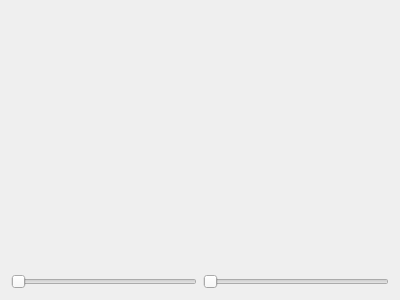
<?xml version="1.0" encoding="UTF-8"?>
<ui version="4.0">
 <class>Video</class>
 <widget class="QWidget" name="Video">
  <property name="geometry">
   <rect>
    <x>0</x>
    <y>0</y>
    <width>400</width>
    <height>300</height>
   </rect>
  </property>
  <property name="windowTitle">
   <string>Video</string>
  </property>
  <layout class="QHBoxLayout" name="horizontalLayout">
   <item>
    <layout class="QGridLayout" name="gridLayout">
     <item row="0" column="0">
      <widget class="QWidget" name="widget_video" native="true"/>
     </item>
     <item row="1" column="0">
      <layout class="QHBoxLayout" name="horizontalLayout_2">
       <item>
        <widget class="QSlider" name="horizontalSlider_volume">
         <property name="orientation">
          <enum>Qt::Horizontal</enum>
         </property>
        </widget>
       </item>
       <item>
        <widget class="QSlider" name="horizontalSlider_video">
         <property name="orientation">
          <enum>Qt::Horizontal</enum>
         </property>
        </widget>
       </item>
      </layout>
     </item>
    </layout>
   </item>
  </layout>
 </widget>
 <resources/>
 <connections/>
</ui>
